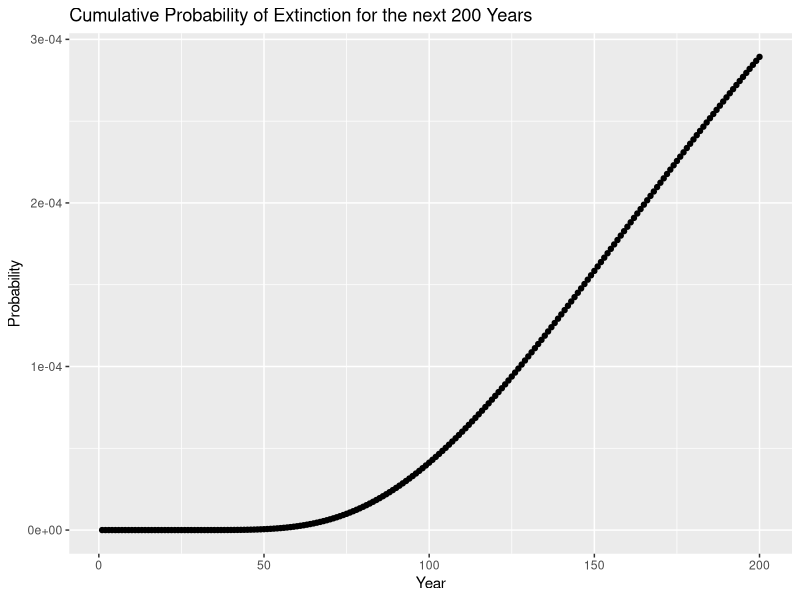

This figure's R source:
## ---- chunk 1
knitr::opts_chunk$set(echo = TRUE)
## ---- chunk 2
library(ggplot2)
## ---- chunk 3
owls3 <- read.csv("owls3.csv")
model <- lm(ystar~xstar +0, data=owls3)
extcdf = function(mu,sig2,d,tmax=50)
{

  G = numeric(tmax)
  x=1:tmax
  G = pnorm((-d-mu*x)/sqrt(sig2*x)) +
    exp(-2*mu*d/sig2)* pnorm((-d+mu*x)/sqrt(sig2*x))
}

owl.cdf <- extcdf(mu = 0.04267, sig2 = (0.3396)^2, d = 10, tmax = 200)
  Year <- seq(from = 1, to = 200, by = 1)
    owl.cdf2 <- data.frame(cbind(Year, owl.cdf))
## ---- chunk 4
ggplot(data = owl.cdf2, aes(x = Year, y = owl.cdf)) + geom_point() + labs(y = "Probability", title = "Cumulative Probability of Extinction for the next 200 Years")
